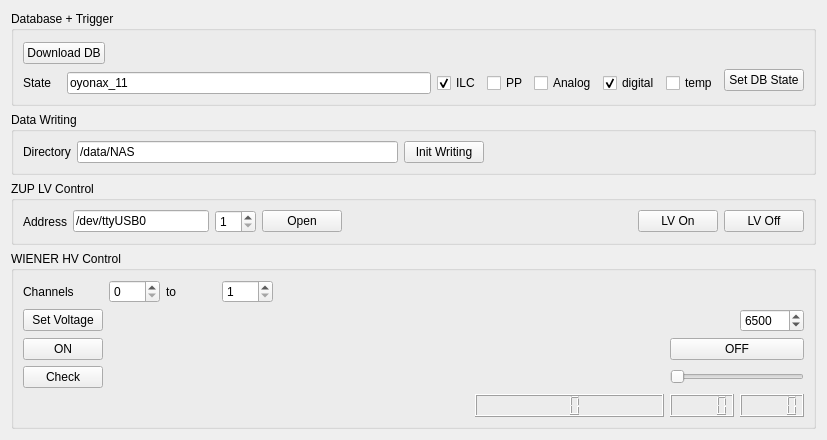
      <widget class="QWidget" name="tab_2">
       <attribute name="title">
        <string>Process Settings</string>
       </attribute>
       <layout class="QVBoxLayout" name="verticalLayout_3">
        <item>
         <widget class="QGroupBox" name="groupBox_9">
          <property name="title">
           <string>Database + Trigger </string>
          </property>
          <layout class="QGridLayout" name="gridLayout_2">
           <item row="0" column="0" rowspan="2" colspan="2">
            <widget class="QPushButton" name="PBDownloadDB">
             <property name="enabled">
              <bool>true</bool>
             </property>
             <property name="text">
              <string>Download DB</string>
             </property>
            </widget>
           </item>
           <item row="0" column="2">
            <spacer name="horizontalSpacer_9">
             <property name="orientation">
              <enum>Qt::Horizontal</enum>
             </property>
             <property name="sizeHint" stdset="0">
              <size>
               <width>174</width>
               <height>20</height>
              </size>
             </property>
            </spacer>
           </item>
           <item row="1" column="8" rowspan="2">
            <widget class="QPushButton" name="PBSetDBState">
             <property name="text">
              <string>Set DB State</string>
             </property>
            </widget>
           </item>
           <item row="2" column="0">
            <widget class="QLabel" name="label_6">
             <property name="text">
              <string>State</string>
             </property>
            </widget>
           </item>
           <item row="2" column="1" colspan="2">
            <widget class="QLineEdit" name="LEDBState">
             <property name="minimumSize">
              <size>
               <width>231</width>
               <height>0</height>
              </size>
             </property>
             <property name="text">
              <string>oyonax_11</string>
             </property>
            </widget>
           </item>
           <item row="2" column="3">
            <widget class="QCheckBox" name="CBILC">
             <property name="text">
              <string>ILC</string>
             </property>
             <property name="checked">
              <bool>true</bool>
             </property>
            </widget>
           </item>
           <item row="2" column="4">
            <widget class="QCheckBox" name="CBPowerPulsing">
             <property name="text">
              <string>PP</string>
             </property>
            </widget>
           </item>
           <item row="2" column="5">
            <widget class="QCheckBox" name="CBAnalog">
             <property name="text">
              <string>Analog</string>
             </property>
            </widget>
           </item>
           <item row="2" column="6">
            <widget class="QCheckBox" name="CBDigital">
             <property name="text">
              <string>digital</string>
             </property>
             <property name="checked">
              <bool>true</bool>
             </property>
            </widget>
           </item>
           <item row="2" column="7">
            <widget class="QCheckBox" name="CBTemperature">
             <property name="text">
              <string>temp</string>
             </property>
            </widget>
           </item>
          </layout>
         </widget>
        </item>
        <item>
         <widget class="QGroupBox" name="groupBox_10">
          <property name="title">
           <string>Data Writing</string>
          </property>
          <layout class="QHBoxLayout" name="horizontalLayout_9">
           <item>
            <widget class="QLabel" name="label_9">
             <property name="text">
              <string>Directory</string>
             </property>
            </widget>
           </item>
           <item>
            <widget class="QLineEdit" name="LEDataDirectory">
             <property name="text">
              <string>/data/NAS</string>
             </property>
            </widget>
           </item>
           <item>
            <widget class="QPushButton" name="PBInitialiseWriter">
             <property name="enabled">
              <bool>true</bool>
             </property>
             <property name="text">
              <string>Init Writing</string>
             </property>
            </widget>
           </item>
           <item>
            <spacer name="horizontalSpacer_10">
             <property name="orientation">
              <enum>Qt::Horizontal</enum>
             </property>
             <property name="sizeHint" stdset="0">
              <size>
               <width>40</width>
               <height>20</height>
              </size>
             </property>
            </spacer>
           </item>
          </layout>
         </widget>
        </item>
        <item>
         <widget class="QGroupBox" name="groupBox_3">
          <property name="title">
           <string>ZUP LV Control</string>
          </property>
          <layout class="QHBoxLayout" name="horizontalLayout_2">
           <item>
            <widget class="QLabel" name="label_10">
             <property name="text">
              <string>Address</string>
             </property>
            </widget>
           </item>
           <item>
            <widget class="QLineEdit" name="LEZupDevice">
             <property name="text">
              <string>/dev/ttyUSB0</string>
             </property>
            </widget>
           </item>
           <item>
            <widget class="QSpinBox" name="SBZupPort">
             <property name="minimum">
              <number>1</number>
             </property>
            </widget>
           </item>
           <item>
            <widget class="QPushButton" name="PBInitialiseZup">
             <property name="text">
              <string>Open</string>
             </property>
            </widget>
           </item>
           <item>
            <spacer name="horizontalSpacer_6">
             <property name="orientation">
              <enum>Qt::Horizontal</enum>
             </property>
             <property name="sizeHint" stdset="0">
              <size>
               <width>290</width>
               <height>20</height>
              </size>
             </property>
            </spacer>
           </item>
           <item>
            <widget class="QPushButton" name="PBLVOn">
             <property name="text">
              <string>LV On</string>
             </property>
            </widget>
           </item>
           <item>
            <widget class="QPushButton" name="PBLVOff">
             <property name="text">
              <string>LV Off</string>
             </property>
            </widget>
           </item>
          </layout>
         </widget>
        </item>
        <item>
         <widget class="QGroupBox" name="groupBox_4">
          <property name="title">
           <string>WIENER HV Control</string>
          </property>
          <layout class="QGridLayout" name="gridLayout">
           <item row="0" column="0">
            <widget class="QLabel" name="label">
             <property name="text">
              <string>Channels</string>
             </property>
            </widget>
           </item>
           <item row="0" column="1">
            <widget class="QSpinBox" name="SBFirstHvChannel"/>
           </item>
           <item row="0" column="2">
            <widget class="QLabel" name="label_2">
             <property name="text">
              <string>to</string>
             </property>
            </widget>
           </item>
           <item row="0" column="3">
            <widget class="QSpinBox" name="SBLastHvChannel">
             <property name="minimum">
              <number>1</number>
             </property>
             <property name="maximum">
              <number>56</number>
             </property>
            </widget>
           </item>
           <item row="0" column="4" colspan="2">
            <spacer name="horizontalSpacer_4">
             <property name="orientation">
              <enum>Qt::Horizontal</enum>
             </property>
             <property name="sizeHint" stdset="0">
              <size>
               <width>385</width>
               <height>20</height>
              </size>
             </property>
            </spacer>
           </item>
           <item row="1" column="0">
            <widget class="QPushButton" name="PBSetVoltage">
             <property name="text">
              <string>Set Voltage</string>
             </property>
            </widget>
           </item>
           <item row="1" column="1" colspan="5">
            <spacer name="horizontalSpacer_2">
             <property name="orientation">
              <enum>Qt::Horizontal</enum>
             </property>
             <property name="sizeHint" stdset="0">
              <size>
               <width>524</width>
               <height>20</height>
              </size>
             </property>
            </spacer>
           </item>
           <item row="1" column="7">
            <widget class="QSpinBox" name="SBVoltage">
             <property name="maximum">
              <number>8000</number>
             </property>
             <property name="singleStep">
              <number>50</number>
             </property>
             <property name="value">
              <number>6500</number>
             </property>
            </widget>
           </item>
           <item row="2" column="0">
            <widget class="QPushButton" name="PBHVOn">
             <property name="text">
              <string>ON</string>
             </property>
            </widget>
           </item>
           <item row="2" column="1" colspan="5">
            <spacer name="horizontalSpacer_3">
             <property name="orientation">
              <enum>Qt::Horizontal</enum>
             </property>
             <property name="sizeHint" stdset="0">
              <size>
               <width>524</width>
               <height>20</height>
              </size>
             </property>
            </spacer>
           </item>
           <item row="2" column="6" colspan="2">
            <widget class="QPushButton" name="PBHVOff">
             <property name="text">
              <string>OFF</string>
             </property>
            </widget>
           </item>
           <item row="3" column="0">
            <widget class="QPushButton" name="PBHVDump">
             <property name="text">
              <string>Check</string>
             </property>
            </widget>
           </item>
           <item row="3" column="6" colspan="2">
            <widget class="QSlider" name="HSChannel">
             <property name="enabled">
              <bool>false</bool>
             </property>
             <property name="maximum">
              <number>50</number>
             </property>
             <property name="orientation">
              <enum>Qt::Horizontal</enum>
             </property>
            </widget>
           </item>
           <item row="4" column="0" colspan="5">
            <spacer name="horizontalSpacer_7">
             <property name="orientation">
              <enum>Qt::Horizontal</enum>
             </property>
             <property name="sizeHint" stdset="0">
              <size>
               <width>446</width>
               <height>20</height>
              </size>
             </property>
            </spacer>
           </item>
           <item row="4" column="5">
            <widget class="QLCDNumber" name="LCDChannel">
             <property name="font">
              <font>
               <pointsize>18</pointsize>
               <weight>75</weight>
               <bold>true</bold>
               <kerning>false</kerning>
              </font>
             </property>
             <property name="numDigits">
              <number>2</number>
             </property>
            </widget>
           </item>
           <item row="4" column="6">
            <widget class="QLCDNumber" name="LCDVoltage">
             <property name="font">
              <font>
               <pointsize>18</pointsize>
               <weight>75</weight>
               <bold>true</bold>
               <kerning>false</kerning>
              </font>
             </property>
            </widget>
           </item>
           <item row="4" column="7">
            <widget class="QLCDNumber" name="LCDCurrent">
             <property name="font">
              <font>
               <pointsize>18</pointsize>
               <weight>75</weight>
               <bold>true</bold>
               <kerning>false</kerning>
              </font>
             </property>
            </widget>
           </item>
          </layout>
         </widget>
        </item>
       </layout>
      </widget>
